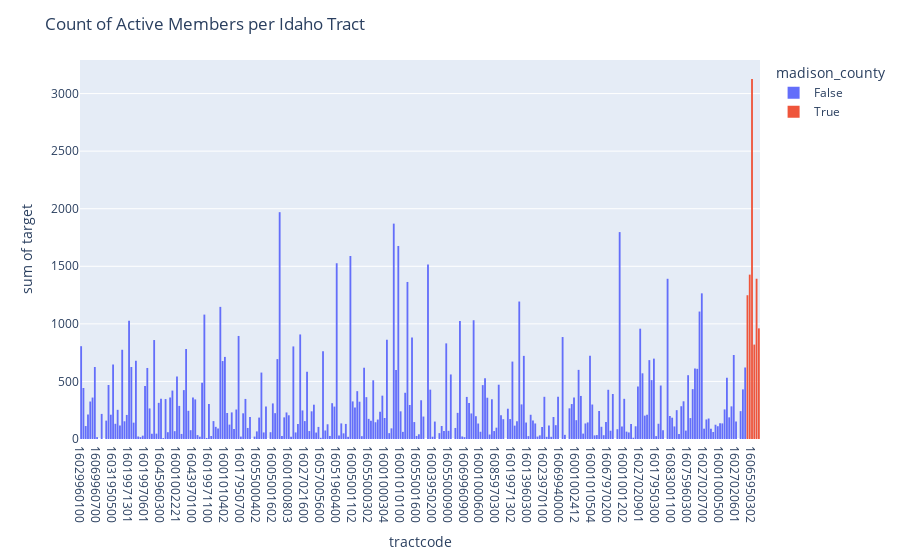

Write notebook code for a chart like this one.
### Markdown cell above
## Histograms of the target and percent active

### Code cell
dat = dat.with_columns(madison_county = pl.col("tractcode").is_in(rexburg_tracts))
fig = px.histogram(dat, x="tractcode", y="target", color="madison_county")
fig.update_layout(title="Count of Active Members per Idaho Tract")
fig.show()

### Figure 1 — Plotly figure (JSON) as saved in the notebook; plotly's stock layout.template omitted (floating-point values rounded to 4 significant figures; data arrays with more than 128 entries replaced by an {"elided": "..."} marker saying what was removed)
{"data": [{"alignmentgroup": "True", "bingroup": "x", "histfunc": "sum", "hovertemplate": "madison_county=False<br>tractcode=%{x}<br>sum of target=%{y}<extra></extra>", "legendgroup": "False", "marker": {"color": "#636efa", "pattern": {"shape": ""}}, "name": "False", "offsetgroup": "False", "orientation": "v", "showlegend": true, "type": "histogram", "x": {"elided": "292 str values"}, "xaxis": "x", "y": {"elided": "292 float values"}, "yaxis": "y"}, {"alignmentgroup": "True", "bingroup": "x", "histfunc": "sum", "hovertemplate": "madison_county=True<br>tractcode=%{x}<br>sum of target=%{y}<extra></extra>", "legendgroup": "True", "marker": {"color": "#EF553B", "pattern": {"shape": ""}}, "name": "True", "offsetgroup": "True", "orientation": "v", "showlegend": true, "type": "histogram", "x": ["16065950500", "16065950100", "16065950302", "16065950200", "16065950301", "16065950400"], "xaxis": "x", "y": [1248.0, 1428.0, 3127, 820, 1392, 961], "yaxis": "y"}], "layout": {"barmode": "relative", "legend": {"title": {"text": "madison_county"}, "tracegroupgap": 0}, "margin": {"t": 60}, "title": {"text": "Count of Active Members per Idaho Tract"}, "xaxis": {"anchor": "y", "domain": [0, 1], "title": {"text": "tractcode"}}, "yaxis": {"anchor": "x", "domain": [0, 1], "title": {"text": "sum of target"}}}}
